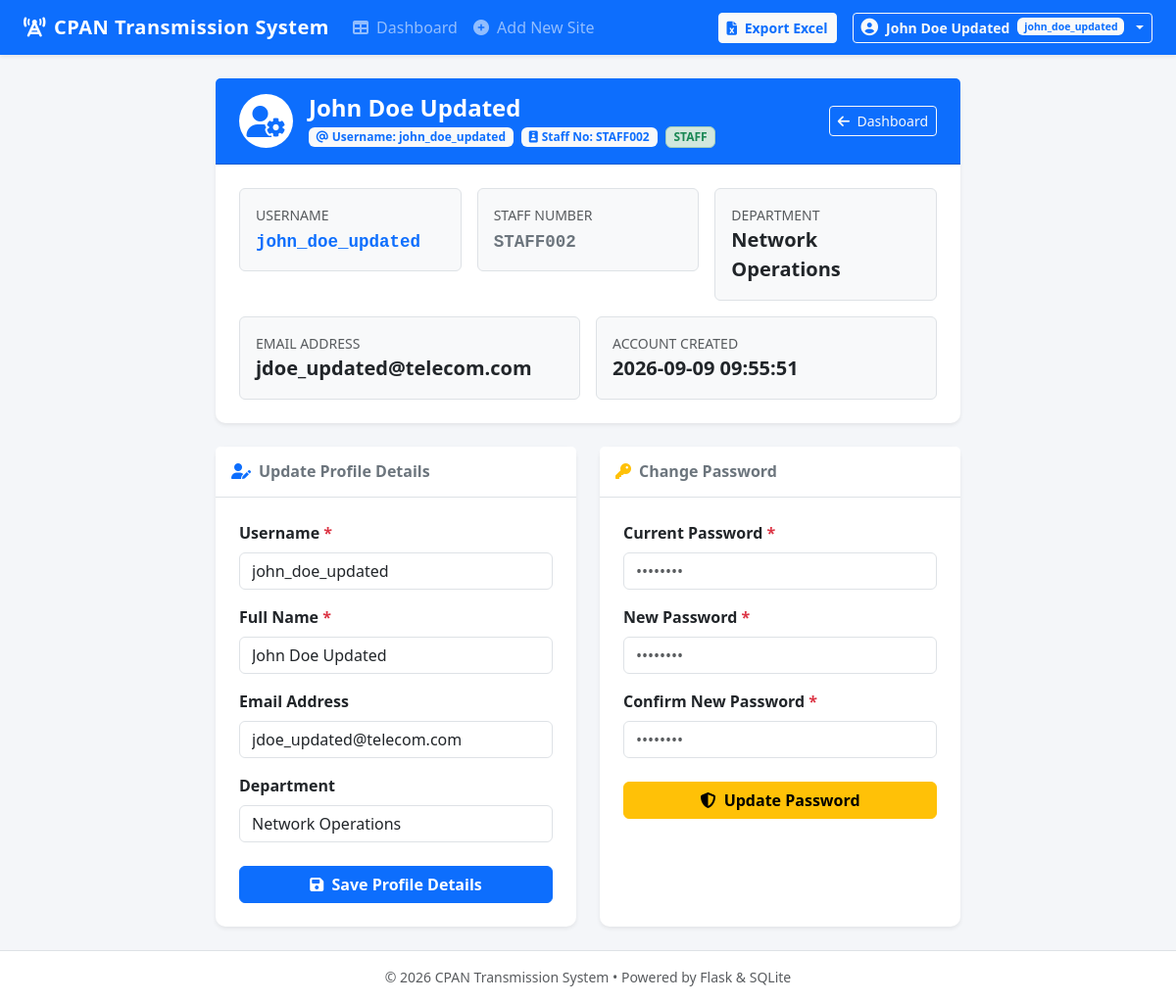
Screenshot of /profile (signed in) with the database file from the repository.
### tables this page shows
CREATE TABLE users (
            id INTEGER PRIMARY KEY AUTOINCREMENT,
            staff_no TEXT UNIQUE NOT NULL,
            full_name TEXT NOT NULL,
            email TEXT,
            department TEXT,
            password_hash TEXT NOT NULL,
            role TEXT DEFAULT 'staff',
            created_at TIMESTAMP DEFAULT CURRENT_TIMESTAMP
        , username TEXT);

### app.py (the view)
@app.route('/profile')
@login_required
def profile():
    conn = get_db()
    cursor = conn.cursor()
    cursor.execute("SELECT * FROM users WHERE id = ?;", (session['user_id'],))
    user_row = cursor.fetchone()
    conn.close()
    if not user_row:
        session.clear()
        flash('User account not found.', 'danger')
        return redirect(url_for('login'))
    return render_template('profile.html', user=dict(user_row))

### app.py (called while the page is built)
def get_db():
    conn = sqlite3.connect(DB_PATH)
    conn.row_factory = sqlite3.Row
    return conn

def login_required(f):
    @wraps(f)
    def decorated_function(*args, **kwargs):
        if 'user_id' not in session:
            flash('Please log in using your Username/Staff No and password to access the system.', 'warning')
            return redirect(url_for('login', next=request.url))
        return f(*args, **kwargs)
    return decorated_function

### templates/profile.html (shortened to what this page needs)
{% extends "base.html" %}
{% block content %}
<div class="row justify-content-center">
    <div class="col-lg-8">
        <div class="card card-custom bg-white shadow-sm mb-4">
            <div class="card-header bg-primary text-white py-3 px-4 d-flex justify-content-between align-items-center">
                <div class="d-flex align-items-center gap-3">
                    <div class="bg-white text-primary rounded-circle p-3 d-flex align-items-center justify-content-center" style="width: 55px; height: 55px;">
                        <i class="fa-solid fa-user-gear fa-2x"></i>
                    </div>
                    <div>
                        <h4 class="mb-0 fw-bold">{{ user['full_name'] }}</h4>
                        <span class="badge bg-light text-primary mt-1"><i class="fa-solid fa-at me-1"></i>Username: {{ user['username'] or user['staff_no'] }}</span>
                        <span class="badge bg-light text-primary mt-1 ms-1"><i class="fa-solid fa-id-badge me-1"></i>Staff No: {{ user['staff_no'] }}</span>
                        <span class="badge bg-success-subtle text-success border border-success-subtle mt-1 ms-1">{{ user['role']|upper }}</span>
                    </div>
                </div>
                <a href="{{ url_for('index') }}" class="btn btn-outline-light btn-sm">
                    <i class="fa-solid fa-arrow-left me-1"></i> Dashboard
                </a>
            </div>
            <div class="card-body p-4">
                <div class="row g-3">
                    <div class="col-md-4">
                        <div class="p-3 bg-light rounded border">
                            <div class="text-muted small text-uppercase">Username</div>
                            <div class="fw-bold fs-5 text-dark"><code class="text-primary">{{ user['username'] or user['staff_no'] }}</code></div>
                        </div>
                    </div>
                    <div class="col-md-4">
                        <div class="p-3 bg-light rounded border">
                            <div class="text-muted small text-uppercase">Staff Number</div>
                            <div class="fw-bold fs-5 text-dark"><code class="text-secondary">{{ user['staff_no'] }}</code></div>
                        </div>
                    </div>
                    <div class="col-md-4">
                        <div class="p-3 bg-light rounded border">
                            <div class="text-muted small text-uppercase">Department</div>
                            <div class="fw-bold fs-5 text-dark">{{ user['department'] or 'N/A' }}</div>
                        </div>
                    </div>
                    <div class="col-md-6">
                        <div class="p-3 bg-light rounded border">
                            <div class="text-muted small text-uppercase">Email Address</div>
                            <div class="fw-bold fs-5 text-dark">{{ user['email'] or 'N/A' }}</div>
                        </div>
                    </div>
                    <div class="col-md-6">
                        <div class="p-3 bg-light rounded border">
                            <div class="text-muted small text-uppercase">Account Created</div>
                            <div class="fw-bold fs-5 text-dark">{{ user['created_at'] or 'N/A' }}</div>
                        </div>
                    </div>
                </div>
            </div>
        </div>
        <div class="row g-4">
            <div class="col-md-6">
                <div class="card card-custom bg-white shadow-sm h-100">
                    <div class="card-header bg-white py-3 border-bottom">
                        <h6 class="mb-0 fw-bold text-secondary">
                            <i class="fa-solid fa-user-pen me-2 text-primary"></i>Update Profile Details
                        </h6>
                    </div>
                    <div class="card-body p-4">
                        <form method="POST" action="{{ url_for('update_profile') }}">
                            <div class="mb-3">
                                <label for="username" class="form-label fw-semibold">Username <span class="text-danger">*</span></label>
                                <input type="text" class="form-control" id="username" name="username" value="{{ user['username'] or user['staff_no'] }}" required>
                            </div>
                            <div class="mb-3">
                                <label for="full_name" class="form-label fw-semibold">Full Name <span class="text-danger">*</span></label>
                                <input type="text" class="form-control" id="full_name" name="full_name" value="{{ user['full_name'] }}" required>
                            </div>
                            <div class="mb-3">
                                <label for="email" class="form-label fw-semibold">Email Address</label>
                                <input type="email" class="form-control" id="email" name="email" value="{{ user['email'] or '' }}" placeholder="staff@telecom.com">
                            </div>
                            <div class="mb-4">
                                <label for="department" class="form-label fw-semibold">Department</label>
                                <input type="text" class="form-control" id="department" name="department" value="{{ user['department'] or '' }}" placeholder="Telecom Operations">
                            </div>
                            <button type="submit" class="btn btn-primary w-100 fw-bold">
                                <i class="fa-solid fa-floppy-disk me-1"></i> Save Profile Details
                            </button>
                        </form>
                    </div>
                </div>
            </div>
            <div class="col-md-6">
                <div class="card card-custom bg-white shadow-sm h-100">
                    <div class="card-header bg-white py-3 border-bottom">
                        <h6 class="mb-0 fw-bold text-secondary">
                            <i class="fa-solid fa-key me-2 text-warning"></i>Change Password
                        </h6>
                    </div>
                    <div class="card-body p-4">
                        <form method="POST" action="{{ url_for('change_password') }}">
                            <div class="mb-3">
                                <label for="current_password" class="form-label fw-semibold">Current Password <span class="text-danger">*</span></label>
                                <input type="password" class="form-control" id="current_password" name="current_password" required placeholder="••••••••">
                            </div>
                            <div class="mb-3">
                                <label for="new_password" class="form-label fw-semibold">New Password <span class="text-danger">*</span></label>
                                <input type="password" class="form-control" id="new_password" name="new_password" required placeholder="••••••••">
                            </div>
                            <div class="mb-4">
                                <label for="confirm_password" class="form-label fw-semibold">Confirm New Password <span class="text-danger">*</span></label>
                                <input type="password" class="form-control" id="confirm_password" name="confirm_password" required placeholder="••••••••">
                            </div>
                            <button type="submit" class="btn btn-warning w-100 fw-bold">
                                <i class="fa-solid fa-shield-halved me-1"></i> Update Password
                            </button>
                        </form>
                    </div>
                </div>
            </div>
        </div>
    </div>
</div>
{% endblock %}

### templates/base.html (shortened to what this page needs)
<!DOCTYPE html>
<html lang="en">
<head>
    <link href="https://cdn.jsdelivr.net/npm/bootstrap@5.3.2/dist/css/bootstrap.min.css" rel="stylesheet">
    <link href="https://cdnjs.cloudflare.com/ajax/libs/font-awesome/6.4.0/css/all.min.css" rel="stylesheet">
</head>
<body class="d-flex flex-column min-vh-100">
    <nav class="navbar navbar-expand-lg navbar-dark bg-primary shadow-sm">
        <div class="container-fluid px-4">
            <a class="navbar-brand" href="{% if session.get('user_id') %}{{ url_for('index') }}{% else %}{{ url_for('login') }}{% endif %}">
                <i class="fa-solid fa-tower-cell me-2"></i>CPAN Transmission System
            </a>
            <div class="collapse navbar-collapse" id="navbarNav">
                {% if session.get('user_id') %}
                    <ul class="navbar-nav me-auto mb-2 mb-lg-0">
                        <li class="nav-item">
                            <a class="nav-link {% if request.endpoint == 'index' %}active fw-semibold{% endif %}" href="{{ url_for('index') }}">
                                <i class="fa-solid fa-table me-1"></i> Dashboard
                            </a>
                        </li>
                        <li class="nav-item">
                            <a class="nav-link {% if request.endpoint == 'create_site' %}active fw-semibold{% endif %}" href="{{ url_for('create_site') }}">
                                <i class="fa-solid fa-circle-plus me-1"></i> Add New Site
                            </a>
                        </li>
                    </ul>
                    <div class="d-flex align-items-center gap-3">
                        <a href="{{ url_for('export_excel') }}" class="btn btn-light btn-sm text-primary fw-semibold">
                            <i class="fa-solid fa-file-excel me-1"></i> Export Excel
                        </a>
                        <div class="dropdown">
                            <button class="btn btn-outline-light btn-sm dropdown-toggle d-flex align-items-center gap-2" type="button" id="userDropdown" data-bs-toggle="dropdown" aria-expanded="false">
                                <span class="fw-semibold">{{ session.get('full_name', 'User') }}</span>
                                <span class="badge bg-light text-primary small">{{ session.get('username') or session.get('staff_no', '') }}</span>
                            </button>
                        </div>
                    </div>
                {% endif %}
            </div>
        </div>
    </nav>
    <div class="container-fluid px-4 py-4 flex-grow-1">
        {% block content %}{% endblock %}
    </div>
    <footer class="bg-white border-top py-3 text-center text-muted small mt-auto">
        <div class="container">
            <span>&copy; 2026 CPAN Transmission System &bull; Powered by Flask & SQLite</span>
        </div>
    </footer>
</body>
</html>

### templates/base.html (style rules this page uses)
body { background-color: #f4f6f9; font-family: 'Segoe UI', Tahoma, Geneva, Verdana, sans-serif; }
.navbar-brand { font-weight: 700; letter-spacing: 0.5px; }
.card-custom { border: none; border-radius: 10px; box-shadow: 0 2px 10px rgba(0,0,0,0.05); }

### rows the page displays
users: get "John Doe Updated", get "john_doe_updated", full_name "John Doe Updated", username "john_doe_updated", staff_no "STAFF002", role "STAFF", department "Network Operations", email "jdoe_updated@telecom.com", created_at "2026-09-09 09:55:51"
